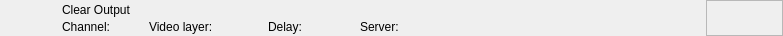
<?xml version="1.0" encoding="UTF-8"?>
<ui version="4.0">
 <class>RundownClearOutputWidget</class>
 <widget class="QWidget" name="RundownClearOutputWidget">
  <property name="geometry">
   <rect>
    <x>0</x>
    <y>0</y>
    <width>783</width>
    <height>36</height>
   </rect>
  </property>
  <layout class="QHBoxLayout" name="horizontalLayout">
   <property name="spacing">
    <number>0</number>
   </property>
   <property name="margin">
    <number>0</number>
   </property>
   <item>
    <widget class="QFrame" name="frameItem">
     <property name="sizePolicy">
      <sizepolicy hsizetype="Preferred" vsizetype="Fixed">
       <horstretch>0</horstretch>
       <verstretch>0</verstretch>
      </sizepolicy>
     </property>
     <property name="minimumSize">
      <size>
       <width>0</width>
       <height>36</height>
      </size>
     </property>
     <widget class="QLabel" name="labelIcon">
      <property name="geometry">
       <rect>
        <x>22</x>
        <y>2</y>
        <width>32</width>
        <height>32</height>
       </rect>
      </property>
      <property name="text">
       <string/>
      </property>
      <property name="pixmap">
       <pixmap resource="../Widgets.qrc">:/Graphics/Images/Clear.png</pixmap>
      </property>
      <property name="scaledContents">
       <bool>true</bool>
      </property>
     </widget>
     <widget class="QLabel" name="labelChannel">
      <property name="geometry">
       <rect>
        <x>62</x>
        <y>19</y>
        <width>77</width>
        <height>16</height>
       </rect>
      </property>
      <property name="text">
       <string>Channel:</string>
      </property>
     </widget>
     <widget class="QLabel" name="labelLabel">
      <property name="geometry">
       <rect>
        <x>62</x>
        <y>2</y>
        <width>561</width>
        <height>16</height>
       </rect>
      </property>
      <property name="text">
       <string>Clear Output</string>
      </property>
     </widget>
     <widget class="QLabel" name="labelColor">
      <property name="geometry">
       <rect>
        <x>0</x>
        <y>0</y>
        <width>18</width>
        <height>36</height>
       </rect>
      </property>
      <property name="text">
       <string/>
      </property>
     </widget>
     <widget class="QLabel" name="labelGroupColor">
      <property name="geometry">
       <rect>
        <x>0</x>
        <y>0</y>
        <width>6</width>
        <height>36</height>
       </rect>
      </property>
      <property name="text">
       <string/>
      </property>
     </widget>
     <widget class="QLabel" name="labelDevice">
      <property name="geometry">
       <rect>
        <x>360</x>
        <y>19</y>
        <width>260</width>
        <height>16</height>
       </rect>
      </property>
      <property name="text">
       <string>Server:</string>
      </property>
     </widget>
     <widget class="QLabel" name="labelDelay">
      <property name="geometry">
       <rect>
        <x>268</x>
        <y>19</y>
        <width>83</width>
        <height>16</height>
       </rect>
      </property>
      <property name="text">
       <string>Delay:</string>
      </property>
     </widget>
     <widget class="QLabel" name="labelVideolayer">
      <property name="geometry">
       <rect>
        <x>149</x>
        <y>19</y>
        <width>110</width>
        <height>16</height>
       </rect>
      </property>
      <property name="text">
       <string>Video layer:</string>
      </property>
     </widget>
    </widget>
   </item>
   <item>
    <widget class="QFrame" name="frameStatus">
     <property name="minimumSize">
      <size>
       <width>77</width>
       <height>0</height>
      </size>
     </property>
     <property name="maximumSize">
      <size>
       <width>77</width>
       <height>16777215</height>
      </size>
     </property>
     <property name="frameShape">
      <enum>QFrame::StyledPanel</enum>
     </property>
     <property name="frameShadow">
      <enum>QFrame::Raised</enum>
     </property>
     <widget class="QLabel" name="labelGpiConnected">
      <property name="geometry">
       <rect>
        <x>1</x>
        <y>2</y>
        <width>32</width>
        <height>32</height>
       </rect>
      </property>
      <property name="minimumSize">
       <size>
        <width>32</width>
        <height>32</height>
       </size>
      </property>
      <property name="maximumSize">
       <size>
        <width>32</width>
        <height>32</height>
       </size>
      </property>
      <property name="lineWidth">
       <number>0</number>
      </property>
      <property name="text">
       <string/>
      </property>
      <property name="pixmap">
       <pixmap resource="../Widgets.qrc">:/Graphics/Images/GpiConnected.png</pixmap>
      </property>
      <property name="scaledContents">
       <bool>true</bool>
      </property>
     </widget>
     <widget class="QLabel" name="labelDisconnected">
      <property name="geometry">
       <rect>
        <x>32</x>
        <y>2</y>
        <width>32</width>
        <height>32</height>
       </rect>
      </property>
      <property name="minimumSize">
       <size>
        <width>32</width>
        <height>32</height>
       </size>
      </property>
      <property name="maximumSize">
       <size>
        <width>32</width>
        <height>32</height>
       </size>
      </property>
      <property name="text">
       <string/>
      </property>
      <property name="pixmap">
       <pixmap resource="../Widgets.qrc">:/Graphics/Images/Disconnected.png</pixmap>
      </property>
      <property name="scaledContents">
       <bool>true</bool>
      </property>
     </widget>
     <widget class="QLabel" name="labelActiveColor">
      <property name="geometry">
       <rect>
        <x>69</x>
        <y>0</y>
        <width>8</width>
        <height>36</height>
       </rect>
      </property>
      <property name="minimumSize">
       <size>
        <width>8</width>
        <height>36</height>
       </size>
      </property>
      <property name="maximumSize">
       <size>
        <width>8</width>
        <height>36</height>
       </size>
      </property>
      <property name="text">
       <string/>
      </property>
     </widget>
    </widget>
   </item>
  </layout>
 </widget>
 <resources>
  <include location="../Widgets.qrc"/>
 </resources>
 <connections/>
 <slots>
  <slot>addToCombo()</slot>
 </slots>
</ui>
